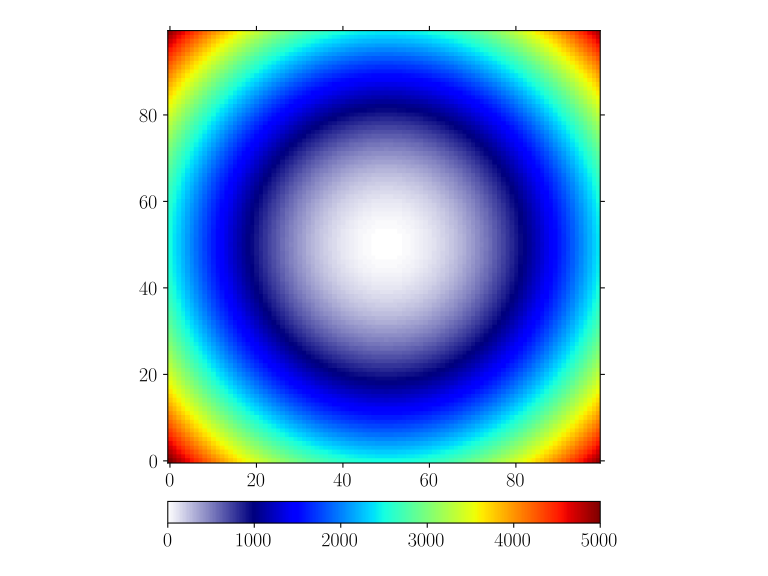

Recreate this plot in Python.

import numpy as np
import matplotlib as mpl
import matplotlib.pyplot as plt

from mpl_toolkits.axes_grid1 import make_axes_locatable

plt.style.use(['goose', 'goose-latex'])

# create colormap
# ---------------

# create a colormap that consists of
# - 1/5 : custom colormap, ranging from white to the first color of the colormap
# - 4/5 : existing colormap

# set upper part: 4 * 256/4 entries
upper = mpl.cm.jet(np.arange(256))

# set lower part: 1 * 256/4 entries
# - initialize all entries to 1 to make sure that the alpha channel (4th column) is 1
lower = np.ones((int(256/4),4))
# - modify the first three columns (RGB):
#   range linearly between white (1,1,1) and the first color of the upper colormap
for i in range(3):
  lower[:,i] = np.linspace(1, upper[0,i], lower.shape[0])

# combine parts of colormap
cmap = np.vstack(( lower, upper ))

# convert to matplotlib colormap
cmap = mpl.colors.ListedColormap(cmap, name='myColorMap', N=cmap.shape[0])

# show some example
# -----------------

# open a new figure
fig, ax = plt.subplots()

# some data to plot: distance to point at (50,50)
x,y = np.meshgrid(np.linspace(0,99,100),np.linspace(0,99,100))
z   = (x-50)**2. + (y-50)**2.

# plot data, apply colormap, set limit such that our interpretation is correct
im = ax.imshow(z, cmap=cmap, clim=(0,5000))

# add a colorbar to the bottom of the image
div  = make_axes_locatable(ax)
cax  = div.append_axes('bottom', size='5%', pad=0.4)
cbar = plt.colorbar(im, cax=cax, orientation='horizontal')

# save/show the image
plt.savefig('colormap.svg')
plt.show()
